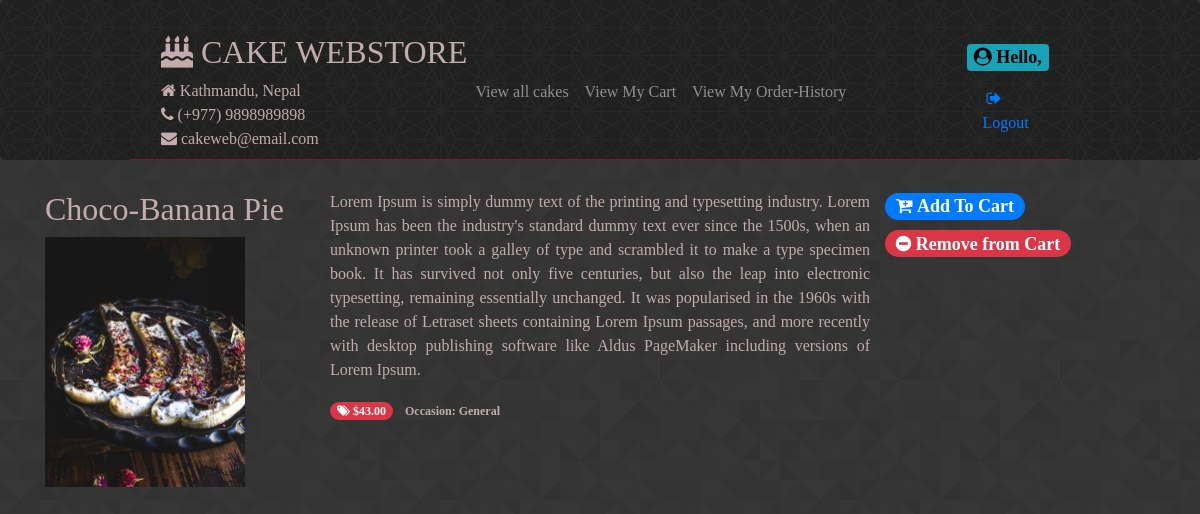
/products/11/, run on the app's committed database.
### store/models.py (models this page shows, shortened)
class Product(models.Model):
    id = models.AutoField(primary_key=True)
    name = models.CharField(max_length=200)
    description = models.TextField()
    occasion = models.CharField(choices=OCCASIONS, max_length=2, default='G')
    price = models.FloatField()
    discount_rate = models.FloatField(null=False, blank=True, default=0)
    sale_start = models.DateTimeField(blank=True, null=True, default=None)
    sale_end = models.DateTimeField(blank=True, null=True, default=None)
    photo = models.ImageField(blank=True, null=True,
                              default=None, upload_to='products')
    def is_on_sale(self):
        now = timezone.now()
        if self.sale_start:
            if self.sale_end:
                return self.sale_start <= now <= self.sale_end
            return self.sale_start <= now
        return False
    def get_price(self):
        return self.price

### store/views.py (the view)
# urls.py: path('products/<pk>/', store.views.CakeSingleView.as_view(), name='showCake'),
class CakeSingleView(DetailView):
    model = Product
    template_name = 'store/product.html'

### store/templates/store/product.html (shortened to what this page needs)
{% extends "base.html" %}
{% block content %}
<div class="row">
  <div class="col-sm-3">
    <h2>{{ product.name }}</h2>
    {% if product.photo %}
    <div>
      <a href="{% url 'showCake' product.id %}">
        <img width="200" src="{{ MEDIA_URL }}{{ product.photo }}" />
      </a>
    </div>
    {% endif %}
  </div>
  <div class="col-sm-6">
    <p class="text-justify">{{ product.description }}</p>
    {% if product.is_on_sale %}
    <p>
      <span class="badge badge-pill badge-danger"><i
          class="fa fa-tags"></i>&nbsp<del>${{ product.get_price|floatformat:2 }}</del></span><br />
      <span class="badge badge-pill badge-warning">SALE: ${{ product.current_price|floatformat:2 }}</span>
    </p>
    {% else %}
    <p>
      <span class="badge badge-pill badge-danger"><i
          class="fa fa-tags"></i>&nbsp${{ product.get_price|floatformat:2 }}</span>
      <span class="badge">&nbspOccasion: {{ product.get_occasion_display }}</span>
    </p>
  </div>
  {% endif %}
  <div>
    <a href="{% url 'addToCart' product.id %}">
      <h4><span class="badge badge-pill badge-primary"><i class="fa fa-cart-plus">&nbsp</i>Add To Cart</span></h4>
    </a>
    <a href="{% url 'removeFromCart' product.id %}">
      <h4><span class="badge badge-pill badge-danger"><i class="fa fa-minus-circle"></i>&nbsp</i>Remove from Cart</span>
      </h4>
    </a>
  </div>
</div>
</div>
{% endblock %}

### store/static/store/styles.css (style rules this page uses)
body { font-family: Caslon !important; color: #c4acac; background: url(images/prism.png) fixed; }

### data on the page
Product: name "Choco-Banana Pie", photo (picture), description "Lorem Ipsum is simply dummy text of the printing and typesetting industry. Lorem Ipsum has been the industry's standard dummy text ever since the 1500s, when an unknown printer took a galley of type and scrambled it to make a type specimen book. It has survived not only five centuries, but also the leap into electronic typesetting, remaining essentially unchanged. It was popularised in the 1960s with the release of Letraset sheets containing Lorem Ipsum passages, and more recently with desktop publishing software like Aldus PageMaker including versions of Lorem Ipsum.", get_price "43.00", occasion "General"
